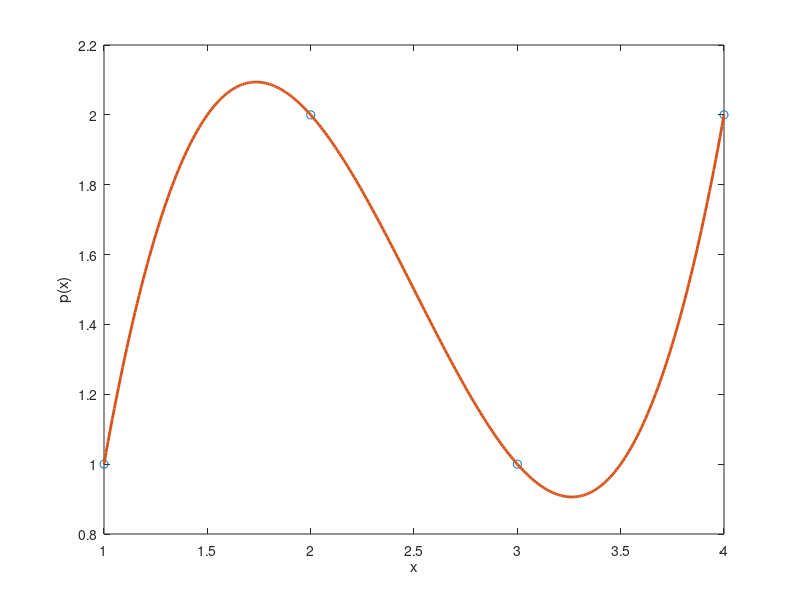

MATLAB code to generate this figure: (Note: this script raises an error after producing the figure.)
x = [1:4]';
y = [1 2 1 2]';
A = [ones(size(x)) x x.^2 x.^3];
c = A\y;
p = @(x) c(1) + c(2)*x + c(3)*x.^2 + c(4)*x.^3;
xv = [1:0.01:4];
pv = p(xv);
plot(x,y,'o',xv,pv, 'LineWidth', 2)
xlabel('x');
ylabel('p(x)');

[ones(size([1:7])) x x.^2 x.^3 x.^4 x.^5 x.^6 x.^7]